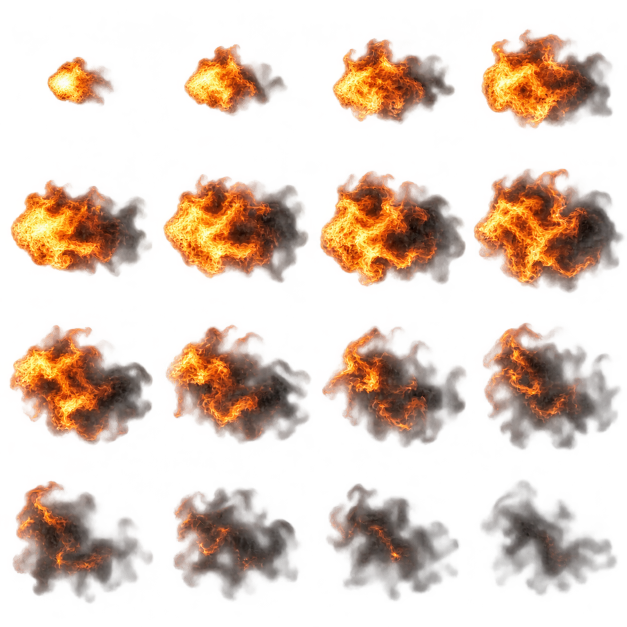
#> input picture ArtSource/Spells/v2/Flame-source.png, 1254 x 1254 px (shown at 1/2 size); its folder holds 2 pictures in this run
$ python prepare_spell_art_v2.py
#> lines starting #> are read from the running program, lines starting #| are printed output that depends on the picture
from pathlib import Path
import json,re
import numpy as np
from PIL import Image,ImageDraw
root=Path(__file__).resolve().parents[1]
out=root/'ArtSource/Spells/v2'
out.mkdir(parents=True,exist_ok=True)
for name,n in [('Flame',4),('Ice',2)]:
    im=Image.open(out/f'{name}-source.png').convert('RGBA')
#> im is the input picture: PIL image 1254x1254 RGBA; mean R, G, B, A 72.8, 41.5, 25.4, 71.7
    cell=512;atlas=Image.new('RGBA',(n*cell,n*cell))
#> after `atlas = Image.new('RGBA', (n * cell, n * cell))`: atlas: PIL image 2048x2048 RGBA; every value is 0
    for y in range(n):
        for x in range(n):
            part=im.crop((round(x*im.width/n),round(y*im.height/n),round((x+1)*im.width/n),round((y+1)*im.height/n)))
            a=np.array(part)
            if name=='Flame':
                # Feather cell edges before padding: no neighboring frame bleed.
                yy,xx=np.mgrid[:a.shape[0],:a.shape[1]]
                edge=np.minimum.reduce([xx,yy,a.shape[1]-1-xx,a.shape[0]-1-yy])
                a[:,:,3]=(a[:,:,3]*np.clip(edge/7,0,1)).astype('uint8')
                part=Image.fromarray(a).resize((440,440),Image.Resampling.LANCZOS)
                atlas.alpha_composite(part,(x*cell+36,y*cell+36))
            else:
                # Preserve opaque fractured ice; reject low-alpha background debris.
                a[:,:,3]=np.where(a[:,:,3]>40,a[:,:,3],0)
                part=Image.fromarray(a);box=part.getbbox();assert box
                part=part.crop(box);s=min(440/part.width,444/part.height)
                part=part.resize((round(part.width*s),round(part.height*s)),Image.Resampling.LANCZOS)
                atlas.alpha_composite(part,(x*cell+(cell-part.width)//2,y*cell+480-part.height))
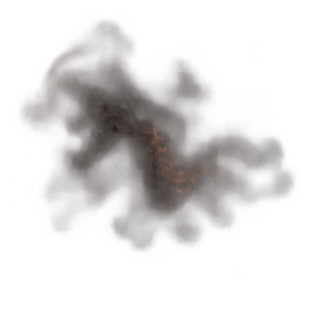
#> a: shape (314, 314, 4); mean R, G, B, A 33.7, 30.3, 29.4, 42.4; transparent parts drawn white
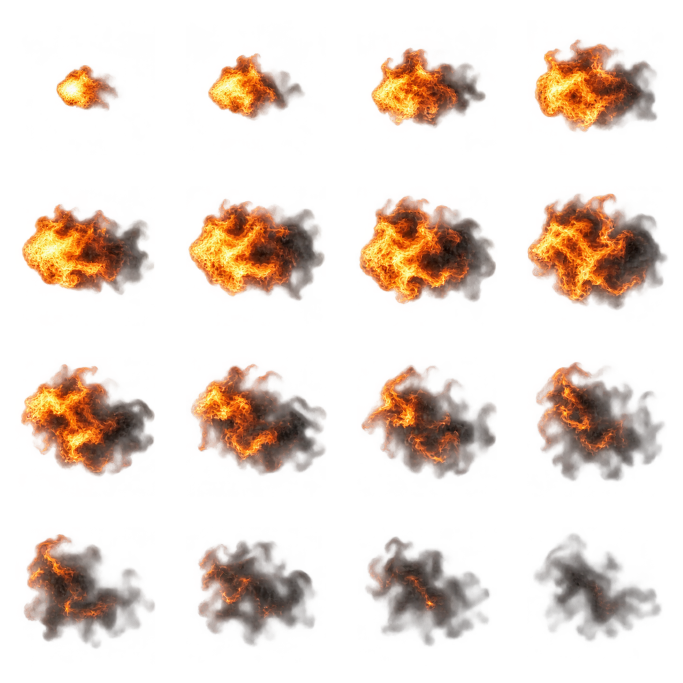
#> atlas: PIL image 2048x2048 RGBA (shown at 1/3 size); mean R, G, B, A 52.8, 30.5, 18.7, 53; transparent parts drawn white
    atlas.save(out/f'{name}Atlas.png')
    bg=Image.new('RGBA',atlas.size,(28,32,40,255));bg.alpha_composite(atlas);bg.convert('RGB').save(out/f'{name}-review.jpg')
#> after `bg = Image.new('RGBA', atlas.size, (28, 32, 40, 255))`:
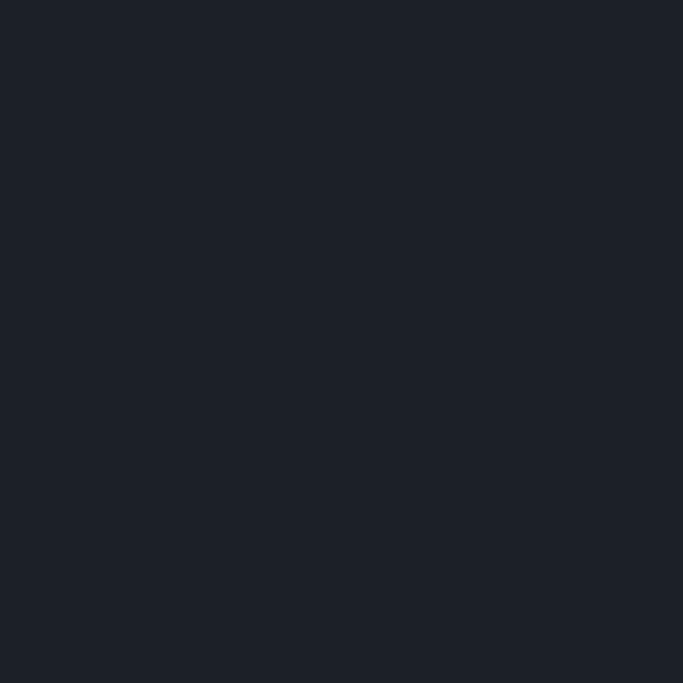
#> bg: PIL image 2048x2048 RGBA (shown at 1/3 size); mean R, G, B, A 28, 32, 40, 255
#> after `bg.alpha_composite(atlas)`:
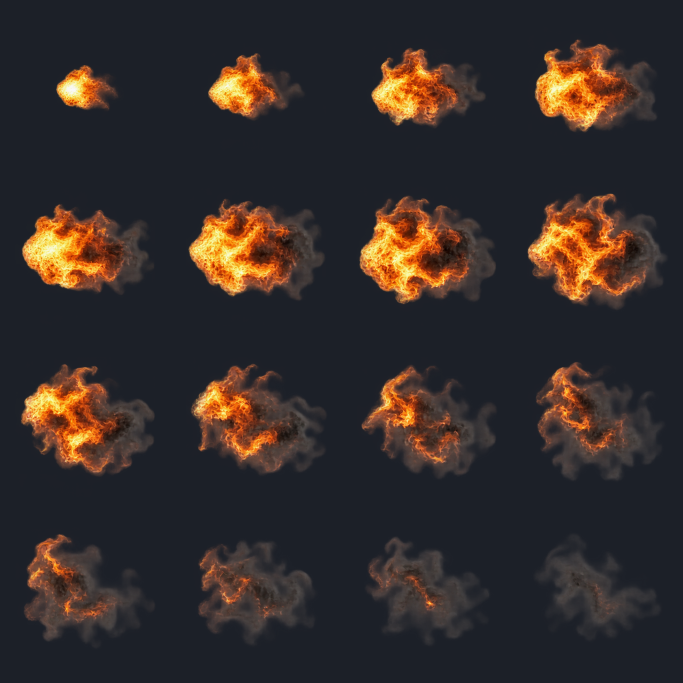
#> bg: PIL image 2048x2048 RGBA (shown at 1/3 size); mean R, G, B, A 53.4, 44.7, 42.4, 255
#> pass 2 of the loop `for name,n in [('Flame',4),('Ice',2)]:`:
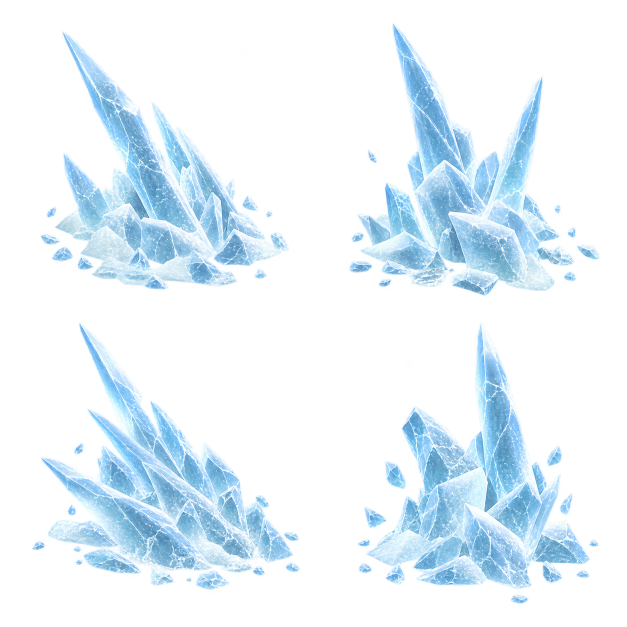
#> input picture ArtSource/Spells/v2/Ice-source.png, 1254 x 1254 px (shown at 1/2 size)
#> im is the input picture: PIL image 1254x1254 RGBA; mean R, G, B, A 61.4, 75.2, 83.7, 68.9
#> after the loop `for y in range(n):`:
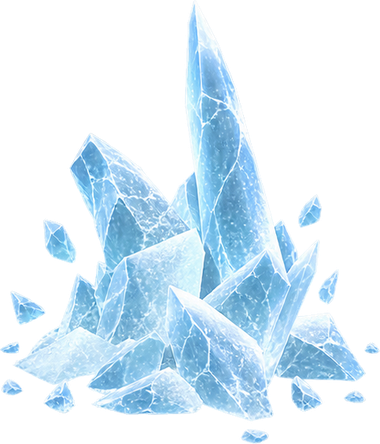
#> part: PIL image 380x444 RGBA; mean R, G, B, A 71.3, 90.1, 102, 101.7; transparent parts drawn white
#> bg: PIL image 1024x1024 RGBA
#> `bg.alpha_composite(atlas)`:
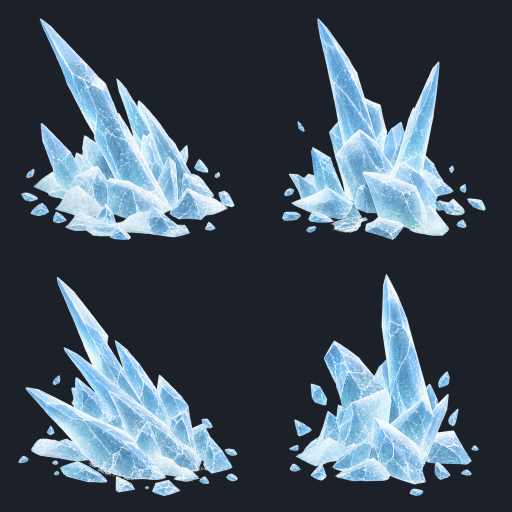
#> bg: PIL image 1024x1024 RGBA (shown at 1/2 size); mean R, G, B, A 66, 80.3, 93.4, 255
# Extract staff crystal centers from the same measured crops used by the renderer.
#> (the run stopped early here; a loop or call above may not have finished)
